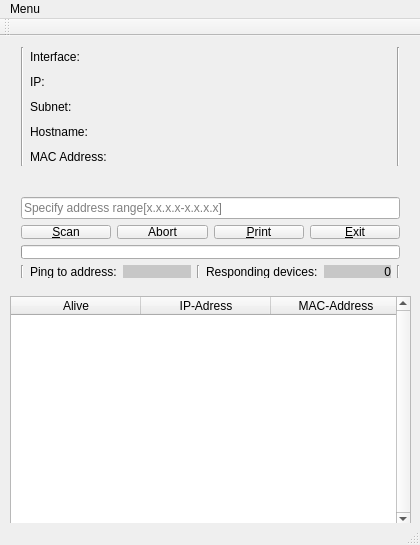
<?xml version="1.0" encoding="UTF-8"?>
<ui version="4.0">
 <class>MainWindow</class>
 <widget class="QMainWindow" name="MainWindow">
  <property name="windowModality">
   <enum>Qt::ApplicationModal</enum>
  </property>
  <property name="geometry">
   <rect>
    <x>0</x>
    <y>0</y>
    <width>420</width>
    <height>545</height>
   </rect>
  </property>
  <property name="windowTitle">
   <string>NetworkSCAN</string>
  </property>
  <property name="windowIcon">
   <iconset>
    <normaloff>pic/server.png</normaloff>pic/server.png</iconset>
  </property>
  <property name="documentMode">
   <bool>false</bool>
  </property>
  <property name="tabShape">
   <enum>QTabWidget::Rounded</enum>
  </property>
  <widget class="QWidget" name="centralWidget">
   <widget class="QWidget" name="layoutWidget">
    <property name="geometry">
     <rect>
      <x>10</x>
      <y>0</y>
      <width>401</width>
      <height>141</height>
     </rect>
    </property>
    <layout class="QVBoxLayout" name="verticalLayout_3">
     <item>
      <layout class="QHBoxLayout" name="horizontalLayout">
       <item>
        <widget class="Line" name="line_4">
         <property name="orientation">
          <enum>Qt::Vertical</enum>
         </property>
        </widget>
       </item>
       <item>
        <layout class="QVBoxLayout" name="verticalLayout">
         <item>
          <widget class="QLabel" name="label">
           <property name="text">
            <string>Interface:</string>
           </property>
          </widget>
         </item>
         <item>
          <widget class="QLabel" name="label_2">
           <property name="text">
            <string>IP:</string>
           </property>
          </widget>
         </item>
         <item>
          <widget class="QLabel" name="label_3">
           <property name="text">
            <string>Subnet:</string>
           </property>
          </widget>
         </item>
         <item>
          <widget class="QLabel" name="label_4">
           <property name="text">
            <string>Hostname:</string>
           </property>
          </widget>
         </item>
         <item>
          <widget class="QLabel" name="label_5">
           <property name="text">
            <string>MAC Address:</string>
           </property>
          </widget>
         </item>
        </layout>
       </item>
       <item>
        <layout class="QVBoxLayout" name="verticalLayout_2">
         <item>
          <widget class="QLabel" name="lbl_iface">
           <property name="text">
            <string/>
           </property>
          </widget>
         </item>
         <item>
          <widget class="QLabel" name="lbl_ip">
           <property name="text">
            <string/>
           </property>
          </widget>
         </item>
         <item>
          <widget class="QLabel" name="lbl_sub">
           <property name="text">
            <string/>
           </property>
          </widget>
         </item>
         <item>
          <widget class="QLabel" name="lbl_hostname">
           <property name="text">
            <string/>
           </property>
          </widget>
         </item>
         <item>
          <widget class="QLabel" name="lbl_mac">
           <property name="text">
            <string/>
           </property>
          </widget>
         </item>
        </layout>
       </item>
       <item>
        <widget class="Line" name="line_5">
         <property name="orientation">
          <enum>Qt::Vertical</enum>
         </property>
        </widget>
       </item>
      </layout>
     </item>
    </layout>
   </widget>
   <widget class="QWidget" name="layoutWidget">
    <property name="geometry">
     <rect>
      <x>10</x>
      <y>150</y>
      <width>401</width>
      <height>103</height>
     </rect>
    </property>
    <layout class="QVBoxLayout" name="verticalLayout_5">
     <item>
      <widget class="QLineEdit" name="lineEdit_addressRange">
       <property name="text">
        <string/>
       </property>
       <property name="placeholderText">
        <string>Specify address range[x.x.x.x-x.x.x.x]</string>
       </property>
      </widget>
     </item>
     <item>
      <layout class="QVBoxLayout" name="verticalLayout_4">
       <item>
        <layout class="QHBoxLayout" name="horizontalLayout_2">
         <item>
          <widget class="QPushButton" name="btnRun">
           <property name="font">
            <font>
             <underline>false</underline>
            </font>
           </property>
           <property name="text">
            <string>&amp;Scan</string>
           </property>
           <property name="shortcut">
            <string>Ctrl+S</string>
           </property>
          </widget>
         </item>
         <item>
          <widget class="QPushButton" name="btnAbort">
           <property name="text">
            <string>Abort</string>
           </property>
          </widget>
         </item>
         <item>
          <widget class="QPushButton" name="btnPrint">
           <property name="text">
            <string>&amp;Print</string>
           </property>
           <property name="shortcut">
            <string>Ctrl+P</string>
           </property>
          </widget>
         </item>
         <item>
          <widget class="QPushButton" name="pushButton_2">
           <property name="text">
            <string>&amp;Exit</string>
           </property>
           <property name="shortcut">
            <string>Ctrl+E</string>
           </property>
          </widget>
         </item>
        </layout>
       </item>
       <item>
        <widget class="QProgressBar" name="progressBar">
         <property name="value">
          <number>0</number>
         </property>
         <property name="textVisible">
          <bool>false</bool>
         </property>
        </widget>
       </item>
       <item>
        <layout class="QHBoxLayout" name="horizontalLayout_3">
         <property name="spacing">
          <number>6</number>
         </property>
         <item>
          <widget class="Line" name="line_2">
           <property name="orientation">
            <enum>Qt::Vertical</enum>
           </property>
          </widget>
         </item>
         <item>
          <widget class="QLabel" name="label_feedback">
           <property name="baseSize">
            <size>
             <width>0</width>
             <height>0</height>
            </size>
           </property>
           <property name="text">
            <string>Ping to address:</string>
           </property>
          </widget>
         </item>
         <item>
          <widget class="QLabel" name="label_feedback_output">
           <property name="autoFillBackground">
            <bool>false</bool>
           </property>
           <property name="styleSheet">
            <string notr="true">background-color:rgb(199, 199, 199);</string>
           </property>
           <property name="text">
            <string/>
           </property>
           <property name="alignment">
            <set>Qt::AlignRight|Qt::AlignTrailing|Qt::AlignVCenter</set>
           </property>
          </widget>
         </item>
         <item>
          <widget class="Line" name="line">
           <property name="orientation">
            <enum>Qt::Vertical</enum>
           </property>
          </widget>
         </item>
         <item>
          <widget class="QLabel" name="label_6">
           <property name="text">
            <string>Responding devices:</string>
           </property>
          </widget>
         </item>
         <item>
          <widget class="QLabel" name="label_feedback_count">
           <property name="autoFillBackground">
            <bool>false</bool>
           </property>
           <property name="styleSheet">
            <string notr="true">background-color:rgb(199, 199, 199);</string>
           </property>
           <property name="text">
            <string>0</string>
           </property>
           <property name="alignment">
            <set>Qt::AlignRight|Qt::AlignTrailing|Qt::AlignVCenter</set>
           </property>
          </widget>
         </item>
         <item>
          <widget class="Line" name="line_3">
           <property name="orientation">
            <enum>Qt::Vertical</enum>
           </property>
          </widget>
         </item>
        </layout>
       </item>
      </layout>
     </item>
    </layout>
   </widget>
   <widget class="QTableWidget" name="tableWidget">
    <property name="geometry">
     <rect>
      <x>10</x>
      <y>260</y>
      <width>401</width>
      <height>231</height>
     </rect>
    </property>
    <property name="verticalScrollBarPolicy">
     <enum>Qt::ScrollBarAlwaysOn</enum>
    </property>
    <property name="horizontalScrollBarPolicy">
     <enum>Qt::ScrollBarAlwaysOff</enum>
    </property>
    <attribute name="horizontalHeaderDefaultSectionSize">
     <number>130</number>
    </attribute>
    <attribute name="horizontalHeaderMinimumSectionSize">
     <number>10</number>
    </attribute>
    <attribute name="horizontalHeaderStretchLastSection">
     <bool>true</bool>
    </attribute>
    <attribute name="verticalHeaderDefaultSectionSize">
     <number>30</number>
    </attribute>
    <column>
     <property name="text">
      <string>Alive</string>
     </property>
     <property name="textAlignment">
      <set>AlignCenter</set>
     </property>
    </column>
    <column>
     <property name="text">
      <string>IP-Adress</string>
     </property>
    </column>
    <column>
     <property name="text">
      <string>MAC-Address</string>
     </property>
    </column>
   </widget>
   <widget class="QLabel" name="Background">
    <property name="enabled">
     <bool>false</bool>
    </property>
    <property name="geometry">
     <rect>
      <x>200</x>
      <y>-40</y>
      <width>331</width>
      <height>201</height>
     </rect>
    </property>
    <property name="text">
     <string/>
    </property>
   </widget>
   <zorder>Background</zorder>
   <zorder>layoutWidget</zorder>
   <zorder>layoutWidget</zorder>
   <zorder>tableWidget</zorder>
  </widget>
  <widget class="QMenuBar" name="menuBar">
   <property name="geometry">
    <rect>
     <x>0</x>
     <y>0</y>
     <width>420</width>
     <height>21</height>
    </rect>
   </property>
   <widget class="QMenu" name="menuMenu">
    <property name="title">
     <string>Menu</string>
    </property>
    <addaction name="actionSettings"/>
    <addaction name="actionAbout"/>
    <addaction name="actionExit"/>
   </widget>
   <addaction name="menuMenu"/>
  </widget>
  <widget class="QToolBar" name="mainToolBar">
   <attribute name="toolBarArea">
    <enum>TopToolBarArea</enum>
   </attribute>
   <attribute name="toolBarBreak">
    <bool>false</bool>
   </attribute>
  </widget>
  <widget class="QStatusBar" name="statusBar"/>
  <action name="actionSettings">
   <property name="text">
    <string>Settings</string>
   </property>
  </action>
  <action name="actionExit">
   <property name="text">
    <string>Exit</string>
   </property>
  </action>
  <action name="actionAbout">
   <property name="text">
    <string>About</string>
   </property>
  </action>
 </widget>
 <layoutdefault spacing="6" margin="11"/>
 <resources/>
 <connections>
  <connection>
   <sender>pushButton_2</sender>
   <signal>clicked()</signal>
   <receiver>MainWindow</receiver>
   <slot>close()</slot>
   <hints>
    <hint type="sourcelabel">
     <x>360</x>
     <y>227</y>
    </hint>
    <hint type="destinationlabel">
     <x>284</x>
     <y>340</y>
    </hint>
   </hints>
  </connection>
 </connections>
</ui>
